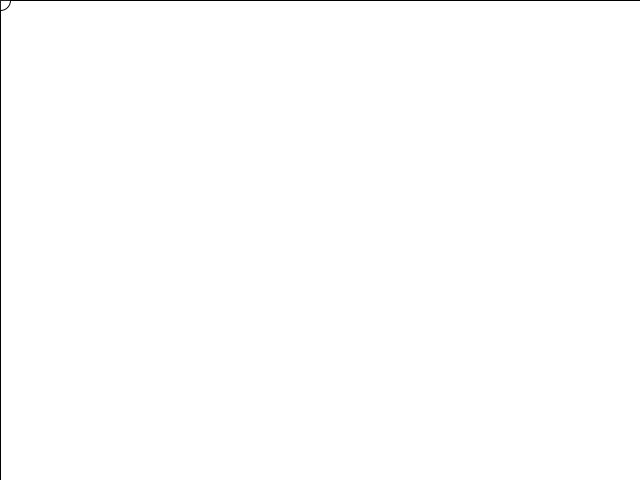
Frame 1 (no input)
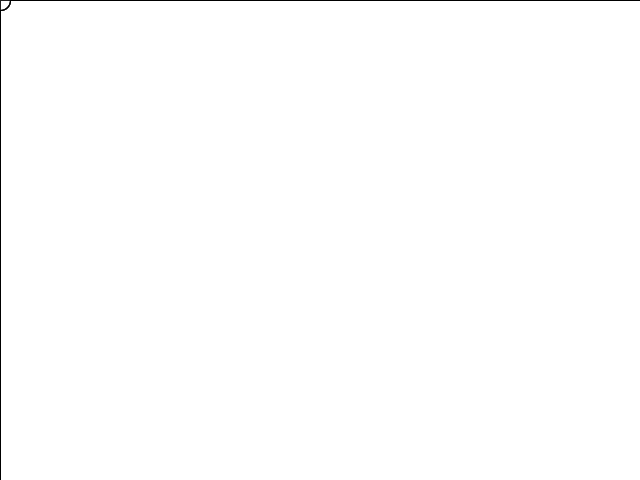
Frame 60 (the mouse pressed at the canvas centre just before this capture)
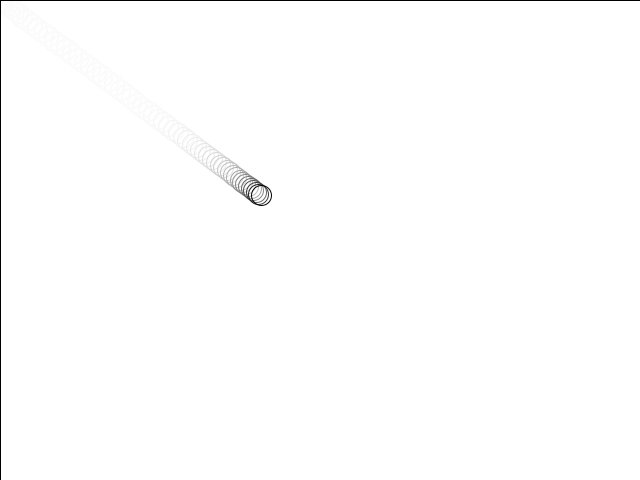
Frame 120 (the mouse held since frame 60 and released just before this capture)

The Processing sketch that drew these frames (run headless with seeded random() and noise(); from frame 60 on, the mouse is pressed at the canvas centre):

// Processing sketch: Cursor
// ── Cursor.pde
PVector newPos = new PVector(0, 0);
PVector pos = new PVector(0, 0);
PVector pos_ = new PVector(0, 0);

void setup() {
  size (640, 480);
  background(255);
  
}

void draw() {
  fill(255, 30);
  rect(0, 0, width, height);
  
  //noStroke(); 
  //fill(map(mouseX, 0, width, 0, 255), map(mouseX, 0, width, 255, 0), (map(mouseX, 0, width, 0, 255) + 128) % 255);
  pos_.x = lerp(pos_.x, newPos.x, 0.05);
  pos_.y = lerp(pos_.y, newPos.y, 0.05);
  pos.x = lerp(pos.x, pos_.x, 0.05);
  pos.y = lerp(pos.y, pos_.y, 0.05);
  ellipse(pos.x, pos.y, 20, 20);
}

void mousePressed() {
  newPos = new PVector(mouseX, mouseY);
}
